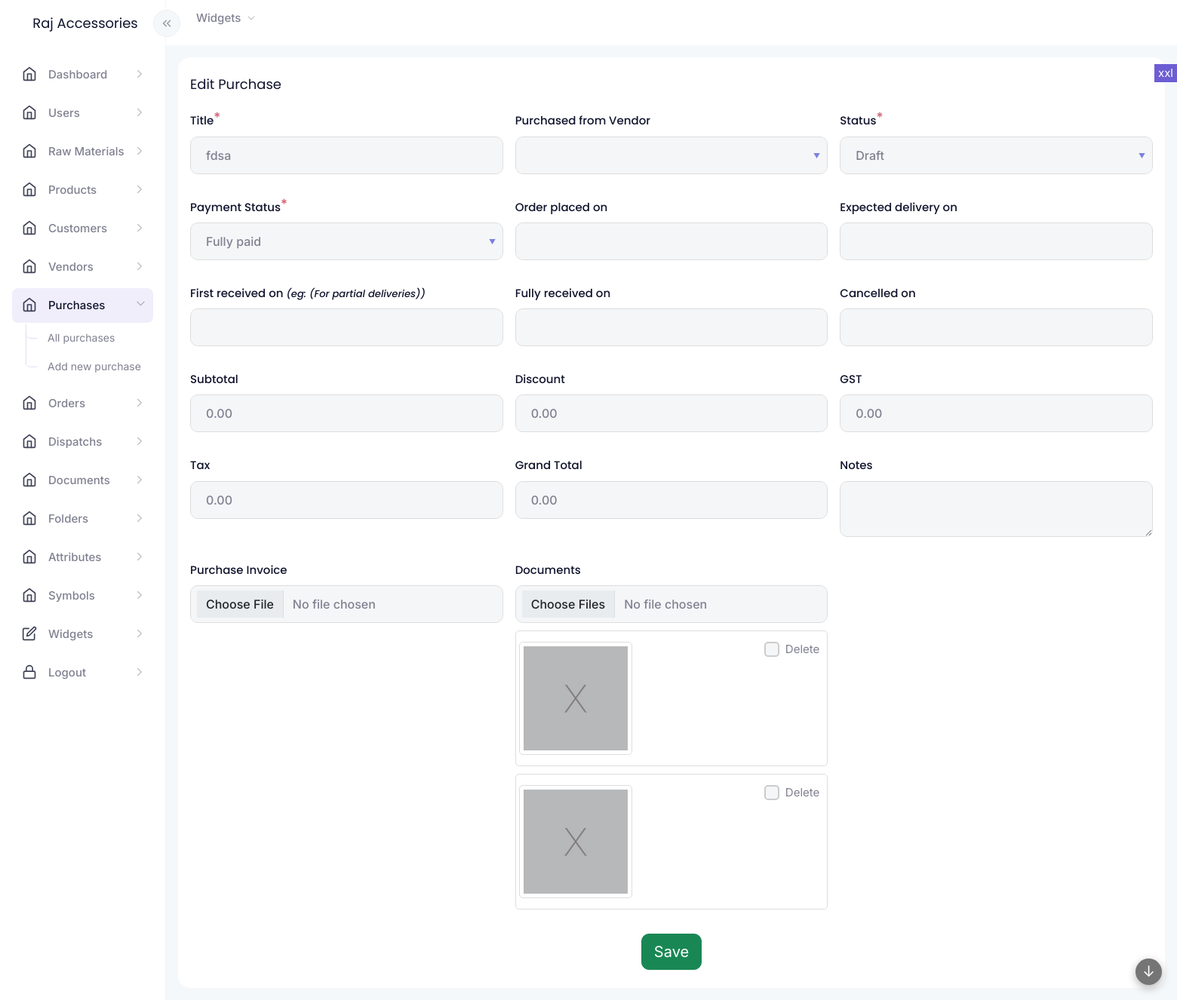
Before: /modules/purchases/purchase-form.php?id=19 (signed in) with the older database file.
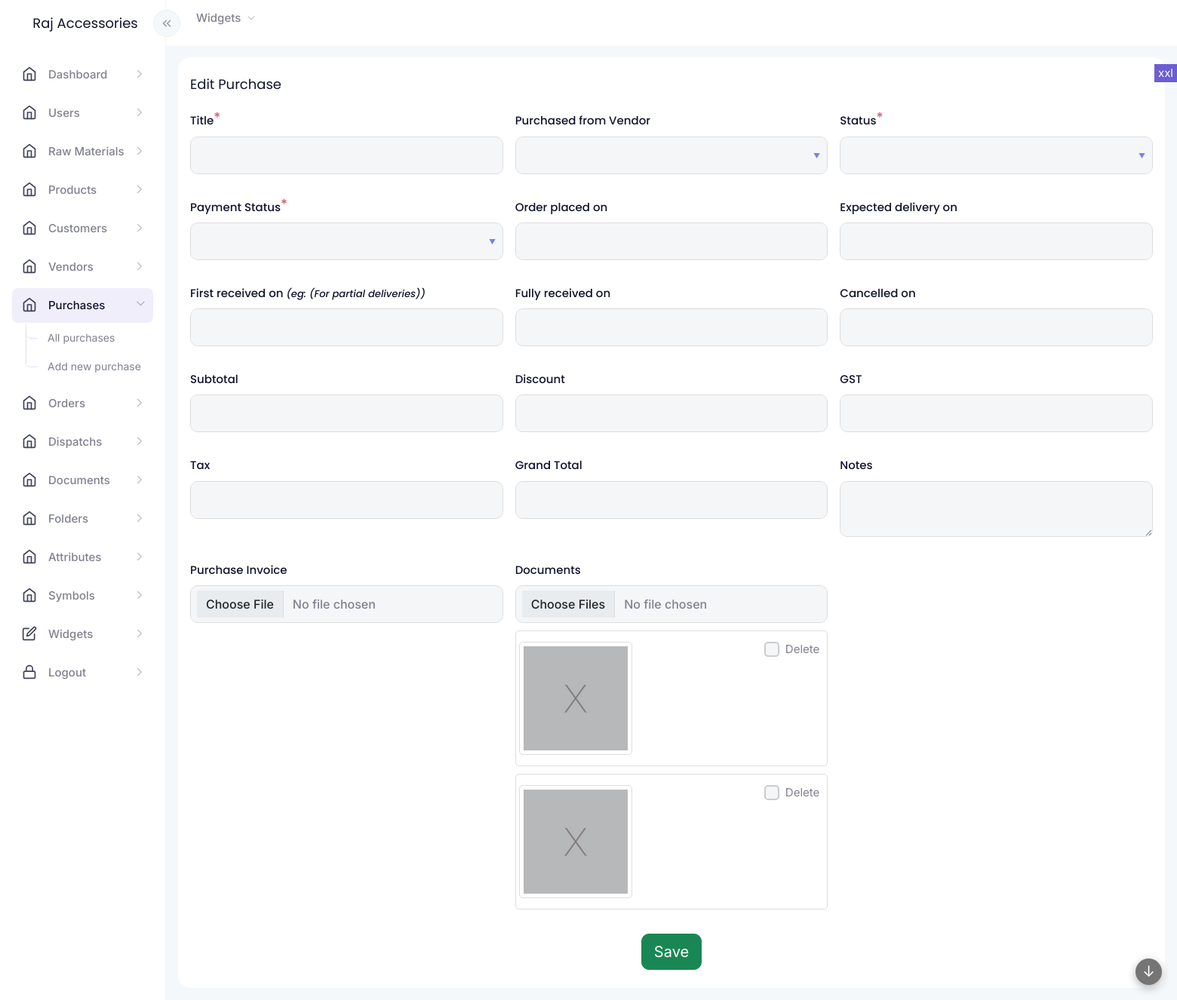
After: the same page with the newer database file.
### tables this page shows
CREATE TABLE IF NOT EXISTS `purchases` (
  `id` int NOT NULL AUTO_INCREMENT,
  `title` varchar(255) NOT NULL,
  `payment_status` varchar(100) NOT NULL,
  `notes` text,
  `status` varchar(100) NOT NULL,
  `purchase_invoice` int DEFAULT NULL,
  `vendor` int DEFAULT NULL,
  `sub_total` decimal(10,2) DEFAULT NULL,
  `gst` decimal(10,2) NOT NULL,
  `tax` decimal(10,2) NOT NULL,
  `discount` decimal(10,2) NOT NULL,
  `grand_total` decimal(10,2) NOT NULL,
  `order_date` int DEFAULT NULL,
  `expected_delivery_date` int NOT NULL,
  `first_received_date` int NOT NULL,
  `fully_received_date` int NOT NULL,
  `cancel_date` int NOT NULL,
  `auth_user` int NOT NULL,
  `updated` int NOT NULL,
  `created` varchar(35) DEFAULT NULL,
  PRIMARY KEY (`id`)
);

### common/functions.php (the view, shortened to what the changed rows need)
<?php
function widget_start($title = "", $class = "", $widget_title_class = "", $widget_wrapper_class = "", $options = "", $widget_options_class = "")
{
    echo '<div class="widgetwrapper col d-flex align-items-start  px-2 py-0 ' . $class . ' ">
 <div class="widget container-fluid py-4 px-3 overhide ' . $widget_wrapper_class . '">';
}
function widget_end()
{
    echo "</div>
 </div>";
}
function datepicker_scripts()
{
    $s = '<link rel="stylesheet" href="' . ROOT_PATH . '/assets/plugins/flatpickr/flatpickr.min.css">
    <script src="' . ROOT_PATH . '/assets/plugins/flatpickr/flatpickr.js"></script>';
    return $s;
}
?>
<?php
function form_field($vars, $data)
{
    $s = "";
    if ($vars["type"] == "submit") {
        $s = '<div class="' . $vars["class"] . '">';
        $s .= '<input type="submit" name="' . $vars["key"] . '" value="' . $vars["name"] . '" class="btn btn-success btn-lg">';
        $s .= '</div>';
    }
    else {
        $show_as_field = true;
        if ($show_as_field) {
            $parent_class = "";
            $s = '<div class="' . $vars["class"] . ' ' . $parent_class . '"><label for="' . $vars["key"] . '" class="form-label">' . $vars["name"] . '';
            $required = (isset($vars["required"]) && $vars["required"] == true) ? true : false;
            if ($required) {
                $s .= '<sup>*</sup>';
            }
            if (isset($vars["eg"]) && $vars["eg"] != "") {
                $s .= '<small><i> (eg: ' . $vars["eg"] . ')</i></small>';
            }
            $s .= '</label>';
        }
        if ($vars["type"] == "display") {
            $s .= '<div class="form-display" name="' . $vars["key"] . '" id="' . $vars["key"] . '">'.get_value($data, $vars["key"]).'</div>';
        }
        else if ($vars["type"] == "text") {
            $s .= '<input type="text" class="form-control" name="' . $vars["key"] . '" id="' . $vars["key"] . '" value="' . get_value($data, $vars["key"]) . '" ' . ($required ? "required" : "") . '>';
            $s .= '<div class="invalid-feedback">Incorrect ' . $vars["name"] . ' value</div>';
        }
        else if ($vars["type"] == "date") {
            $s .= '<input type="text" class="form-control" name="' . $vars["key"] . '" id="' . $vars["key"] . '" value="' . get_value($data, $vars["key"]) . '" ' . ($required ? "required" : "") . '>';
            $s .= '<div class="invalid-feedback">Incorrect ' . $vars["name"] . ' value</div>';
            $s .= '<script>flatpickr("#' . $vars["key"] . '", {altInput: true, altFormat: "d M Y, D", dateFormat: "Ymd"}); </script>';
        }
        else if ($vars["type"] == "hidden") {
            $s .= '<input type="hidden" class="form-control" name="' . $vars["key"] . '" id="' . $vars["key"] . '" value="' . get_value($data, $vars["key"]) . '" ' . '>';
        }
        else if ($vars["type"] == "textarea") {
            $s .= '<textarea class="form-control" name="' . $vars["key"] . '" id="' . $vars["key"] . '" ' . ($required ? "required" : "") . '>' . get_value($data, $vars["key"]) . '</textarea>';
            $s .= '<div class="invalid-feedback">Incorrect ' . $vars["name"] . ' value</div>';
        }
        else if ($vars["type"] == "number") {
            $maxno = "";
            $s .= '<input type="number" class="form-control" name="' . $vars["key"] . '" id="' . $vars["key"] . '" '.$maxno.' value="' . get_value($data, $vars["key"]) . '" ' . ($required ? "required" : "") . '>';
            $s .= '<div class="invalid-feedback">Incorrect ' . $vars["name"] . ' value</div>';
        }
        else if ($vars["type"] == "select") {
            $s .= '<select class="form-control" readonly name="' . $vars["key"] . '" id="' . $vars["key"] . '" ' . ($required ? "required" : "") . '>';
            $sel = get_value($data, $vars["key"]);
            $s .= select_options($vars["options"], $sel);
            $s .= '</select><div class="invalid-feedback">Incorrect ' . $vars["name"] . ' value</div>';
        }
        else if ($vars["type"] == "image-file") {
            $s .= '<input type="file" class="form-control" name="' . $vars["key"] . '" id="' . $vars["key"] . '" ' . ($required ? "required" : "") . '>';
            $s .= '<div class="invalid-feedback">Invalid ' . $vars["name"] . '</div>';
        }
        else if ($vars["type"] == "multi-file") {
            $s .= '<input type="file" multiple class="form-control" name="' . $vars["key"] . '[]" id="' . $vars["key"] . '" ' . ($required ? "required" : "") . '>';
            $s .= '<div class="invalid-feedback">Invalid ' . $vars["name"] . '</div><div id="file-list-' . $vars["key"] . '"></div>';
            $s .= "<script>
                        document.getElementById('" . $vars["key"] . "').addEventListener('change', function(e) {
                        let files = Array.from(e.target.files);
                        console.log(files);
                        let html = '';
                        files.forEach((file, index) => {
                            html += `<div class='multi-file-item'><img src='" . ROOT_PATH . "/assets/images/file/file.svg'><div class='fn'><b>`+file.name+`</b> (`+((file.size/1024).toFixed(1))+` KB)</div>
                            <input type='hidden' name='" . $vars["key"] . "-index[]' value='`+index+`'>
                            <div class='multi-ft'>
                            <div class='ftcol'><p>Select file type</p>
                            <select class='form-control " . $vars["key"] . "-multi-item-type' name='" . $vars["key"] . "-caption[]' id='" . $vars["key"] . "-attribute-`+index+`'>";
            $sel = "";
            $s .= select_attribute_options($vars["attributes"], $sel);
            $s .= "</select></div>
                            <div class='ftcol'>
                            <p>Or describe file type</p>
                            <input type='text' class='form-control " . $vars["key"] . "-multi-item-other' name='" . $vars["key"] . "-other[]' value='' placeholder=''>
                            </div></div>
                            </div>`;
                        });
                        document.getElementById('file-list-" . $vars["key"] . "').innerHTML = html;";
            $s .= "});
                    </script>";
            if (isset($data[$vars["key"]]) && is_array($data[$vars["key"]])) {
                foreach ($data[$vars["key"]] as $dk => $dv) {
                    $s .= display_document_linked($vars, $dv, $vars["attributes"]);
                }
            }
        }
        if ($show_as_field) {
            $s .= '</div>';
        }
    }
    return $s;
}
function display_document_linked($vars, $dv, $captions)
{
    $fieldkey = $vars["key"];
    $imgarr = $dv;
    $urlpath = "";
    $fullpath = $imgarr["name"];
    $filetype = get_filetype($imgarr["type"]);
    $s = "";
    if ($filetype == "image" && isset($vars["display_size"]) && $vars["display_size"] != "") {
        $urlpath = isset($imgarr[$vars["display_size"]]) ? $imgarr[$vars["display_size"]] : $imgarr["thumb"];
    }
    else {
        $urlpath = "assets/images/file/" . $filetype . ".svg";
    }
    if (!file_exists(ROOT_DIR . "/" . $urlpath)) {
        $urlpath = "assets/images/file/file.svg";
    }
    $tit = "";
    if (isset($dv["other"]) && $dv["other"] != "") {
        $tit .= $dv["other"];
    }
    $s .= "<div class='multi-listwrap'>";
    if (file_exists(ROOT_DIR . "/" . $fullpath)) {
        $s .= "<a href='" . ROOT_PATH . "/" . $fullpath . "' target='_blank'><img src='" . ROOT_PATH . "/" . $urlpath . "' class='form-imgbox-list'><span>" . $tit . "</span></a>";
    }
    else {
        $s .= "<img src='" . ROOT_PATH . "/assets/images/notfound.jpg' class='form-imgbox'>";
    }
    $s .= "<div class='delete-this-checkbox'>
            <input class='form-check-input delete' name='" . $fieldkey . "-delete[]' value='" . $dv["id"] . "' id='delete-doc-" . $dv["id"] . "' type='checkbox'>
            <label class='form-check-label' for='delete-doc-" . $dv["id"] . "'>Delete</label>
        </div><script> $('#delete-doc-" . $dv["id"] . "').on('change', function() {
         $(this).closest('.multi-listwrap').toggleClass('mark-delete', this.checked);
        }); </script>";
    $s .= "</div>";
    return $s;
}
function module_get_data($table, $id)
{
    $data = [];
    $data['mode'] = 'new';
    if ($id != "") {
        $get = get_data($table, 'WHERE id=' . $id . '', '*');
        if (sizeof($get) > 0) {
            $data = $get[0];
        }
        $data['mode'] = 'update';
    }
    return $data;
}

Changed rows visible on the page:
removed purchases: title "fdsa", sub_total "0.00", discount "0.00", gst "0.00", tax "0.00", grand_total "0.00"
Other visible differences:
form field status: "Draft" → (not shown)
form field payment_status: "Fully paid" → (not shown)
